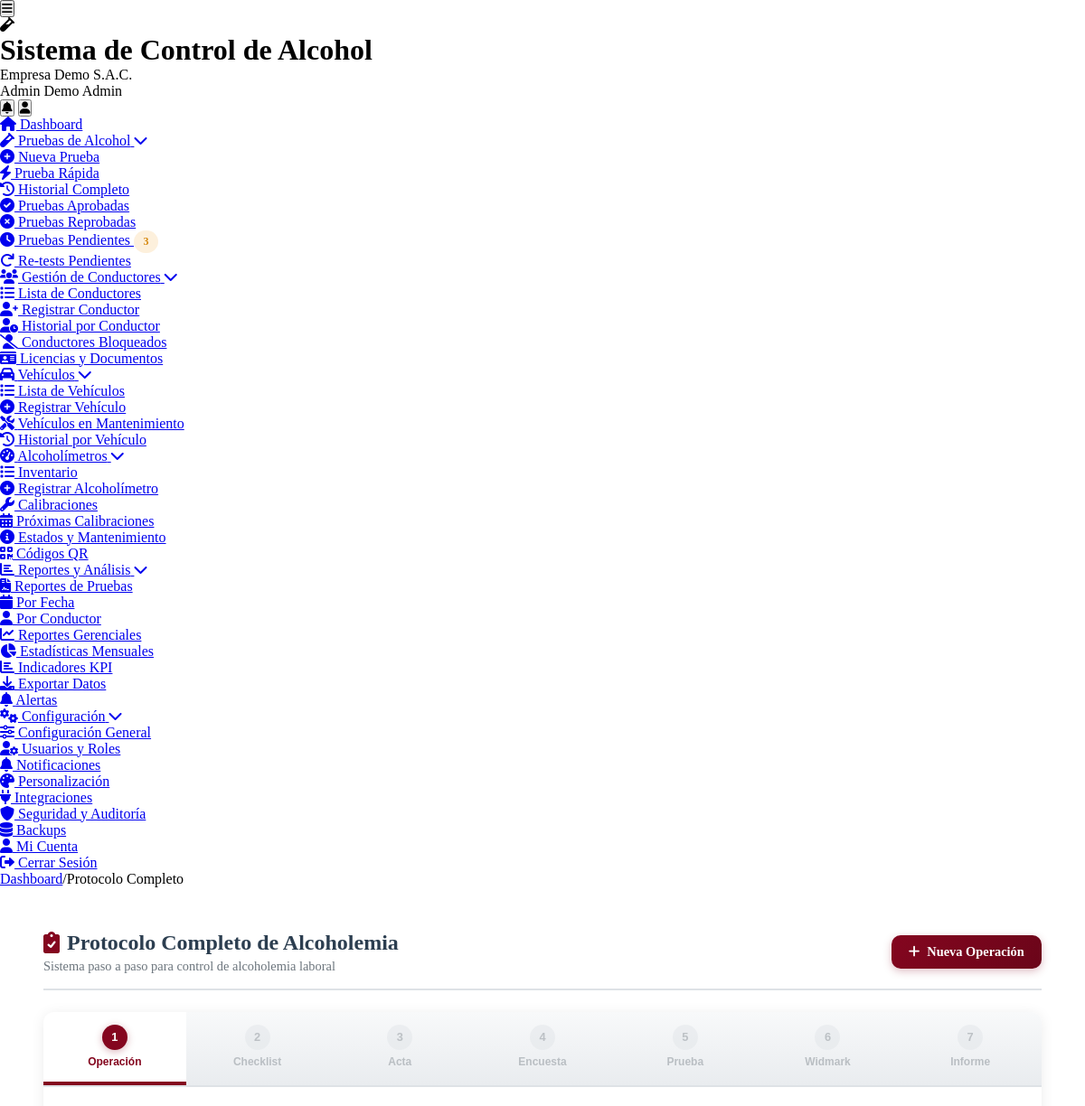
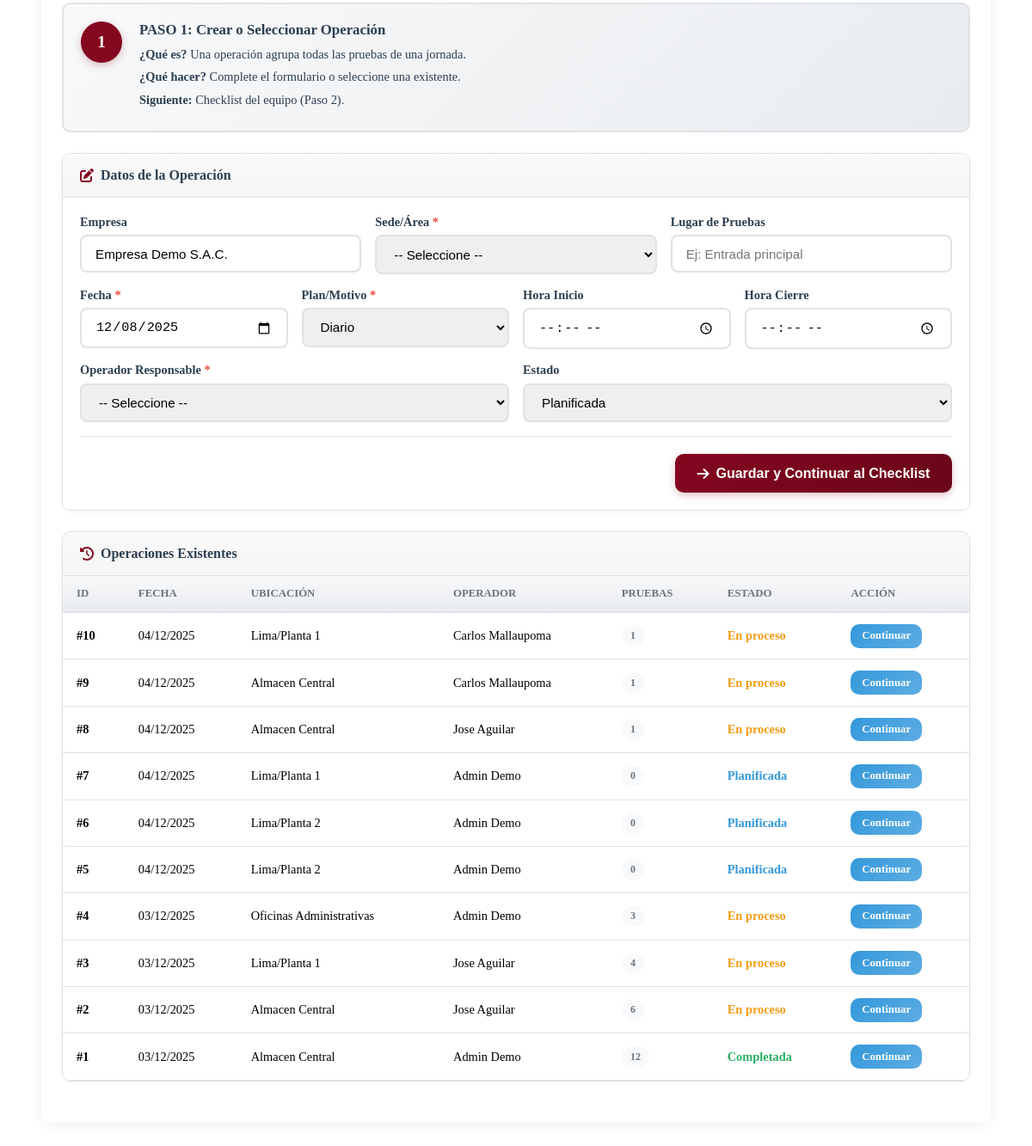
/protocolo_completo.php (signed in), run on the app's committed database (2 pictures, top to bottom).
### tables this page shows
CREATE TABLE `usuarios` (
  `id` int(11) NOT NULL,
  `cliente_id` int(11) DEFAULT NULL,
  `nombre` varchar(100) NOT NULL,
  `apellido` varchar(100) DEFAULT NULL,
  `email` varchar(255) NOT NULL,
  `password` varchar(255) NOT NULL,
  `telefono` varchar(20) DEFAULT NULL,
  `dni` varchar(15) DEFAULT NULL,
  `rol` enum('super_admin','admin','supervisor','operador','conductor','auditor') NOT NULL,
  `foto_perfil` varchar(255) DEFAULT NULL,
  `estado` tinyint(1) DEFAULT 1,
  `ultimo_login` timestamp NULL DEFAULT NULL,
  `token_recuperacion` varchar(100) DEFAULT NULL,
  `fecha_expiracion_token` datetime DEFAULT NULL,
  `intentos_login` int(11) DEFAULT 0,
  `bloqueado_hasta` datetime DEFAULT NULL,
  `fecha_creacion` timestamp NULL DEFAULT current_timestamp()
);

CREATE TABLE `clientes` (
  `id` int(11) NOT NULL,
  `nombre_empresa` varchar(255) NOT NULL,
  `ruc` varchar(20) NOT NULL,
  `direccion` text DEFAULT NULL,
  `telefono` varchar(20) DEFAULT NULL,
  `email_contacto` varchar(255) DEFAULT NULL,
  `plan_id` int(11) NOT NULL,
  `logo` varchar(255) DEFAULT NULL,
  `color_primario` varchar(7) DEFAULT '#2196F3',
  `color_secundario` varchar(7) DEFAULT '#1976D2',
  `fecha_registro` timestamp NULL DEFAULT current_timestamp(),
  `fecha_vencimiento` date DEFAULT NULL,
  `estado` enum('activo','inactivo','suspendido','prueba') DEFAULT 'prueba',
  `token_api` varchar(100) DEFAULT NULL,
  `modo_demo` tinyint(1) DEFAULT 1
);

CREATE TABLE `operaciones` (
  `id` int(11) NOT NULL,
  `cliente_id` int(11) DEFAULT NULL,
  `ubicacion_id` int(11) DEFAULT NULL,
  `lugar_pruebas` varchar(255) DEFAULT NULL,
  `fecha` date DEFAULT NULL,
  `plan_motivo` enum('diario','aleatorio','semanal','mensual','sospecha') DEFAULT NULL,
  `hora_inicio` time DEFAULT NULL,
  `hora_cierre` time DEFAULT NULL,
  `operador_id` int(11) DEFAULT NULL,
  `firma_operador` varchar(255) DEFAULT NULL,
  `estado` enum('planificada','en_proceso','completada','cancelada') DEFAULT NULL
);

CREATE TABLE `ubicaciones_cliente` (
  `id` int(11) NOT NULL,
  `cliente_id` int(11) NOT NULL,
  `nombre_ubicacion` varchar(255) NOT NULL,
  `tipo` enum('sede','area','unidad') DEFAULT 'sede',
  `estado` tinyint(1) DEFAULT 1,
  `fecha_creacion` timestamp NULL DEFAULT current_timestamp()
);

### protocolo_completo.php (the view, shortened to what the rows shown need)
<?php
require_once __DIR__ . '/includes/Database.php';
$db = new Database();
$cliente_id = $_SESSION['cliente_id'] ?? 0;
$empresa = $db->fetchOne("SELECT nombre_empresa FROM clientes WHERE id = ?", [$cliente_id]);
$operacion_activa = null;
$operaciones = $db->fetchAll("SELECT o.*, u.nombre_ubicacion, CONCAT(op.nombre, ' ', op.apellido) as operador_nombre, (SELECT COUNT(*) FROM pruebas_protocolo pp WHERE pp.operacion_id = o.id) as total_pruebas FROM operaciones o LEFT JOIN ubicaciones_cliente u ON o.ubicacion_id = u.id LEFT JOIN usuarios op ON o.operador_id = op.id WHERE o.cliente_id = ? ORDER BY o.fecha DESC LIMIT 15", [$cliente_id]);
$tab_activo = $_GET['tab'] ?? 'operacion';
require_once __DIR__ . '/includes/header.php';
?>
<div class="content-body">
    <div class="page-header">
        <div>
            <h1><i class="fas fa-clipboard-check"></i> Protocolo Completo de Alcoholemia</h1>
        </div>
    </div>
    <div class="tabs-container">
        <div class="tabs-content">
            <div class="tab-panel <?php echo $tab_activo=='operacion'?'active':''; ?>" id="tab-operacion">
                <div class="form-card">
                    <form method="POST" class="form-body">
                        <div class="form-row">
                            <div class="form-group">
                                <label>Empresa</label>
                                <input type="text" class="form-control" value="<?php echo htmlspecialchars($empresa['nombre_empresa'] ?? ''); ?>" readonly>
                            </div>
                        </div>
                    </form>
                </div>
                <div class="form-card">
                    <div class="table-container">
                    <?php if(!empty($operaciones)): ?>
                    <table class="data-table">
                        <thead><tr><th>ID</th><th>Fecha</th><th>Ubicación</th><th>Operador</th><th>Pruebas</th><th>Estado</th><th>Acción</th></tr></thead>
                        <tbody>
                        <?php foreach($operaciones as $op): ?>
                        <tr class="<?php echo ($operacion_activa && $operacion_activa['id']==$op['id'])?'row-active':''; ?>">
                            <td><strong>#<?php echo $op['id']; ?></strong></td>
                            <td><?php echo date('d/m/Y', strtotime($op['fecha'])); ?></td>
                            <td><?php echo htmlspecialchars($op['nombre_ubicacion'] ?? 'N/A'); ?></td>
                            <td><?php echo htmlspecialchars($op['operador_nombre'] ?? 'N/A'); ?></td>
                            <td><span class="badge"><?php echo $op['total_pruebas']; ?></span></td>
                            <td><span class="status-<?php echo $op['estado']; ?>"><?php echo ucfirst(str_replace('_', ' ', $op['estado'])); ?></span></td>
                            <td><a href="?operacion_id=<?php echo $op['id']; ?>&tab=acta" class="btn btn-sm btn-info">Continuar</a></td>
                        </tr>
                        <?php endforeach; ?>
                        </tbody>
                    </table>
                    <?php else: ?>
                    <div class="empty"><i class="fas fa-inbox"></i><p>No hay operaciones registradas</p></div>
                    <?php endif; ?>
                    </div>
                </div>
            </div>
        </div>
    </div>
</div>
<?php require_once __DIR__ . '/includes/footer.php'; ?>

### includes/header.php (shortened to what the rows shown need)
<?php
$database = new Database();
$user_id = $_SESSION['user_id'] ?? null;
$user_query = $database->fetchOne("
    SELECT u.*, c.nombre_empresa, c.logo, c.color_primario, c.color_secundario, p.nombre_plan
    FROM usuarios u
    LEFT JOIN clientes c ON u.cliente_id = c.id
    LEFT JOIN planes p ON c.plan_id = p.id
    WHERE u.id = ?
", [$user_id]);
?>
<!DOCTYPE html>
<html lang="es">
<head>
	<link rel="stylesheet" href="<?php echo BASE_URL; ?>/assets/css/simple-style.css">
    <link rel="stylesheet" href="<?php echo BASE_URL; ?>/assets/css/responsive.css">
	<link rel="stylesheet" href="<?php echo BASE_URL; ?>/assets/css/dashboard-enhancements.css">
    <link href="https://cdnjs.cloudflare.com/ajax/libs/font-awesome/6.0.0/css/all.min.css" rel="stylesheet">
</head>
<body>
    <div class="app-container">
        <header class="app-header">
            <div class="header-content">
                <div class="brand-section">
                    <div class="brand-text">
                        <h1 class="app-name"><?php echo SITE_NAME; ?></h1>
                        <span class="client-name"><?php echo htmlspecialchars($user_query['nombre_empresa'] ?? 'Empresa'); ?></span>
                    </div>
                </div>
                <div class="user-menu">
                    <div class="user-info">
                        <span class="user-name"><?php echo htmlspecialchars(($user_query['nombre'] ?? 'Usuario') . ' ' . ($user_query['apellido'] ?? 'Sistema')); ?></span>
                        <span class="user-role"><?php echo ucfirst(str_replace('_', ' ', $user_query['rol'] ?? 'usuario')); ?></span>
                    </div>
                </div>
            </div>
        </header>
        <div class="main-content">
            <main class="content-area">
                <div class="content-body">

### data on the page
usuarios: cliente.nombre_empresa "Empresa Demo S.A.C.", nombre+apellido "Admin Demo", rol "Admin"
clientes: nombre_empresa "Empresa Demo S.A.C."
operaciones: id "10", fecha "04/12/2025", ubicacion.nombre_ubicacion "Lima/Planta 1", operador_nombre "Carlos Mallaupoma", total_pruebas "1", estado "En proceso"
operaciones: id "9", fecha "04/12/2025", ubicacion.nombre_ubicacion "Almacen Central", operador_nombre "Carlos Mallaupoma", total_pruebas "1", estado "En proceso"
operaciones: id "8", fecha "04/12/2025", ubicacion.nombre_ubicacion "Almacen Central", operador_nombre "Jose Aguilar", total_pruebas "1", estado "En proceso"
operaciones: id "7", fecha "04/12/2025", ubicacion.nombre_ubicacion "Lima/Planta 1", operador_nombre "Admin Demo", total_pruebas "0", estado "Planificada"
operaciones: id "6", fecha "04/12/2025", ubicacion.nombre_ubicacion "Lima/Planta 2", operador_nombre "Admin Demo", total_pruebas "0", estado "Planificada"
operaciones: id "5", fecha "04/12/2025", ubicacion.nombre_ubicacion "Lima/Planta 2", operador_nombre "Admin Demo", total_pruebas "0", estado "Planificada"
operaciones: id "4", fecha "03/12/2025", ubicacion.nombre_ubicacion "Oficinas Administrativas", operador_nombre "Admin Demo", total_pruebas "3", estado "En proceso"
operaciones: id "3", fecha "03/12/2025", ubicacion.nombre_ubicacion "Lima/Planta 1", operador_nombre "Jose Aguilar", total_pruebas "4", estado "En proceso"
operaciones: id "2", fecha "03/12/2025", ubicacion.nombre_ubicacion "Almacen Central", operador_nombre "Jose Aguilar", total_pruebas "6", estado "En proceso"
operaciones: id "1", fecha "03/12/2025", ubicacion.nombre_ubicacion "Almacen Central", operador_nombre "Admin Demo", total_pruebas "12", estado "Completada"

### other printed values
SITE_NAME "Sistema de Control de Alcohol"
$crumb "Dashboard"
$crumb "Protocolo Completo"
